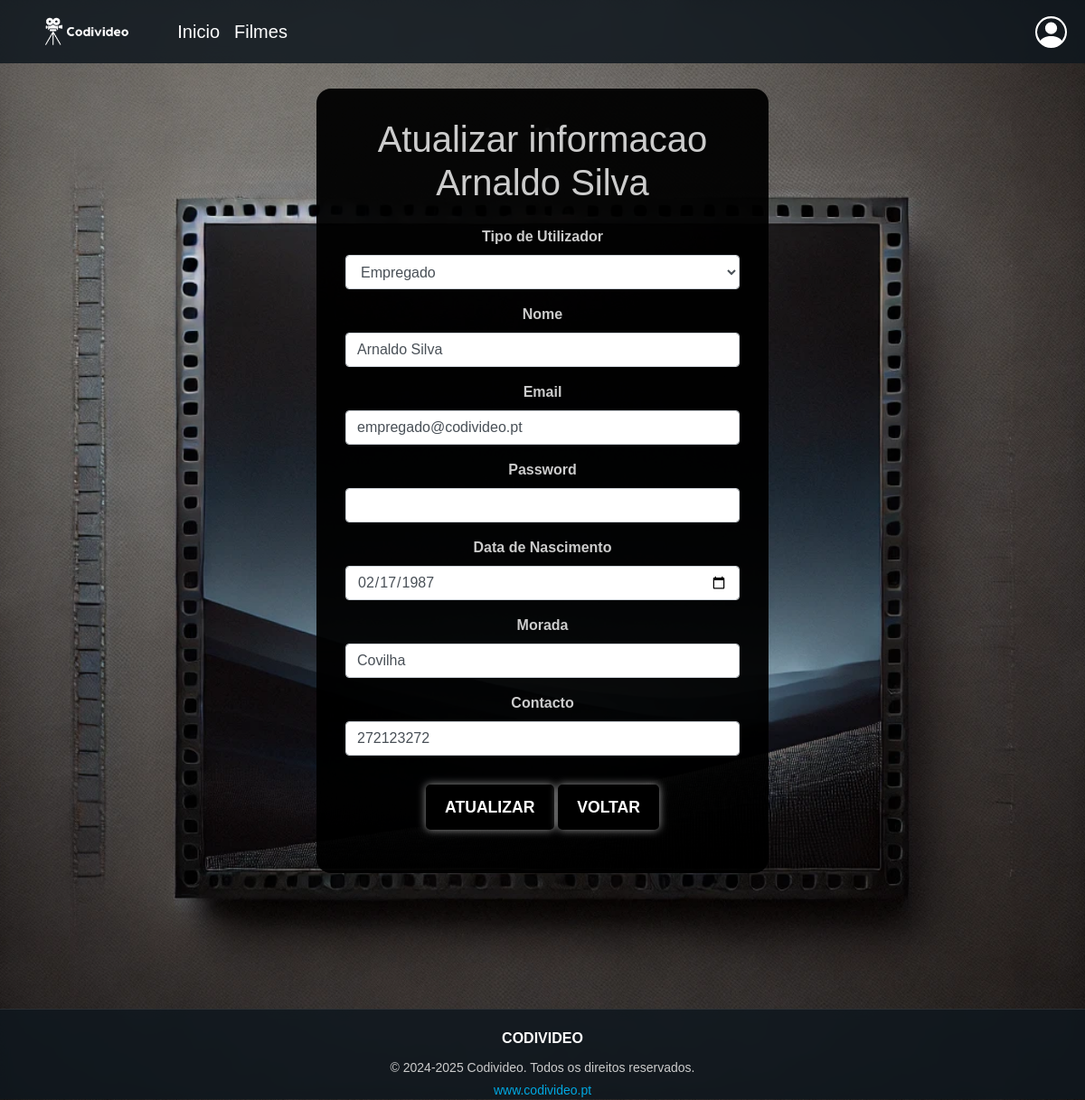
The app's page /paginas/editar_utilizador.php?utilizador=2 (signed in) with its own data.
### tables this page shows
CREATE TABLE `utilizador` (
  `idUtilizador` int(2) NOT NULL,
  `nome` varchar(100) NOT NULL,
  `email` varchar(60) NOT NULL,
  `password` varchar(60) NOT NULL,
  `tipoUtilizador` int(1) NOT NULL,
  `dataNascimento` date NOT NULL,
  `morada` varchar(60) NOT NULL,
  `telefone` int(9) NOT NULL
);

### paginas/editar_utilizador.php (the view, shortened to what this page needs)
<!DOCTYPE html>
<html lang="pt">
<head>
    <link href="https://stackpath.bootstrapcdn.com/bootstrap/4.3.1/css/bootstrap.min.css" rel="stylesheet" />
    <link href="https://stackpath.bootstrapcdn.com/bootstrap/4.5.2/css/bootstrap.min.css" rel="stylesheet">
    <link rel="stylesheet" href="style.css?v=1.0">
    <link rel="stylesheet" href="https://cdnjs.cloudflare.com/ajax/libs/font-awesome/5.15.4/css/all.min.css" />
</head>
<body>
   <?php
    include "./nav_bar_menus.php";
    if (isset($_SESSION["idUtilizador"])) {
        $utilizador = $_GET["utilizador"];
        $sql = "SELECT * FROM utilizador WHERE idUtilizador = '$utilizador'";
        $res = mysqli_query($conn, $sql);
        $infoUtilizador = mysqli_fetch_array($res);
        $tipo = $infoUtilizador['tipoUtilizador'];
        $nome = $infoUtilizador['nome'];
        $email = $infoUtilizador['email'];
        $dataNascimento = $infoUtilizador['dataNascimento'];
        $morada = $infoUtilizador['morada'];
        $telefone = $infoUtilizador['telefone'];
    }else{
        echo"
        <script> setTimeout(function () { window.location.href = 'pagina_inicial.php'; }, 0000)</script>";
    }
    ?>
    <section class="section-form-login-criar">
        <div class="container-login-criar">
            <h1 class="mb-4">Atualizar informacao <?php echo ($nome) ?></h1>
            <form method="GET" id="formulario" action="./atualizarUtilzador.php">
            <?php
                if (isset($tipoUtilizador) && $tipoUtilizador== ADMINISTRADOR) {
                    listaTipoUtilizadorAdminEditar($tipo);
                }
                ?>
                <label>Nome</label>
                <input type="text" name="nome" class="form-control" required value=<?php echo "'$nome'" ?>>
                <label>Email</label>
                <input type="email" name="email" class="form-control" value=<?php echo "'$email'" ?>>
                <label>Password</label>
                <input type="password" name="password" class="form-control">
                <label>Data de Nascimento</label>
                <input type="date" name="dataNascimento" class="form-control" value=<?php echo "'$dataNascimento'" ?>>
                <label>Morada</label>
                <input type="text" name="morada" class="form-control" value=<?php echo "'$morada'" ?>>
                <label>Contacto</label>
                <input type="tel" name="telefone" class="form-control" value=<?php echo "'$telefone'" ?>>
                <button type="submit" class="btn btn-primary">Atualizar</button>
                <a href="javascript:history.back()" class="btn btn-primary mt-3">Voltar</a>
            </form>
        </div>
    </section>
    <?php include "./footer.php"; ?>
</body>
</html>

### paginas/funcoesAuxiliares.php (shortened to what this page needs)
<?php
function getDescricaoUtilizador($tipoUtilizador)
{
    switch ($tipoUtilizador) {
        case ADMINISTRADOR:
            return "Administrador";
        case EMPREGADO:
            return "Empregado";
        case CLIENTE:
            return "Cliente";
    }
}
function listaTipoUtilizadorAdminEditar($tipo)
{
    switch ($tipo) {
        case EMPREGADO:
            echo
            "<label>Tipo de Utilizador</label>" .
                "<select name='tipo' type='number' class='form-control mb-3'>" .
                "<option value='$tipo'>" .  getDescricaoUtilizador($tipo) . "</option>" .
                "<option value=1>" .  getDescricaoUtilizador(1) . "</option>" .
                "<option value=3>" .  getDescricaoUtilizador(3) . "</option></select>";
            break;
    }
}
?>

### paginas/style.css (style rules this page uses)
body, h1, h2, h3, p, ul, li { margin: 0; padding: 0; }
h1, h2, h3, h4, h5, h6, p { margin-bottom: 20px; }
body { background-image: url('Imagens/background.png'); background-size: cover; background-repeat: no-repeat; background-position: center; background-attachment: fixed; }
body { font-family: Arial, sans-serif; }
section { padding: 50px 0; text-align: center; color: #cccccc; }
.btn { display: inline-block; padding: 10px 20px; border: 2px solid #000; border-radius: 5px; color: #000; background-color: transparent; text-decoration: none; text-transform: uppercase; transition: all 0.3s ease; }
.btn-primary { background-color: #000; border-color: #000; color: #fff; font-weight: bold; box-shadow: 0 0 10px rgba(255, 255, 255, 0.6); }
html, body { height: 100%; margin: 0; padding: 0; display: flex; flex-direction: column; }
label { font-weight: bold; }
input, textarea { margin-bottom: 1rem; }
.section-form-login-criar { padding: auto; }
.container-login-criar { margin: auto; margin-top: 3rem; background-color: rgba(0, 0, 0, 0.95); padding: 2rem; border-radius: 1rem; max-width: 500px; margin-bottom: 100px; }
a.btn { margin-bottom: 1rem; }
.btn-primary { font-weight: bold; font-size: 1.1rem; padding: 0.6rem 1.2rem; box-shadow: 0 0 10px rgba(255, 255, 255, 0.6); }

### records on screen
utilizador: nome "Arnaldo Silva", tipo "Empregado", email "empregado@codivideo.pt", dataNascimento "02/17/1987", morada "Covilha", telefone "272123272"
